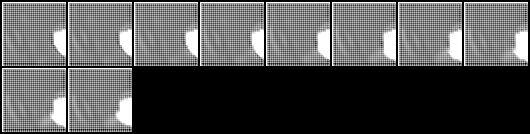
#> input picture wandb/run-20211213_181226-10tu1w7s/files/media/images/model_1109_ecb05597a1563173ffee.png, 530 x 134 px
$ python -i ImageTransformations.py   (imports and definitions only)
#> lines starting #> are read from the running program, lines starting #| are printed output that depends on the picture; after the words box and inside, x2 and y2 are one past the last pixel; in counts of white or black regions, pixels touching at a corner belong together
import cv2
from scipy import ndimage
import random
import numpy as np


# [33 lines left out: function basic_operation, not called in this run]


def resize(img, des_size: tuple = (30, 60)):
    return cv2.resize(img, des_size)


def rotate(img: np.ndarray, angle: float):
    return ndimage.rotate(img, angle)


def gaussian_noise(img: np.ndarray, mean: float = 0.2, stddev: float = 0.3):
    noise = stddev * np.random.randn(*img.shape) + mean
    return img + noise


def scale(img, fx, fy):
    return resize(cv2.resize(img, img.shape, fx=fx, fy=fy, interpolation=cv2.INTER_CUBIC))


# [31 lines left out: function prime_otsu, not called in this run]

def mnorm(img, mean, std):
    return (img - mean)/std

def otsu(img):
    thresh = prime_otsu(img)
    return img > thresh


def down_sample_up_sample(img):
    img = resize(img, (20, 20))
    return resize(img)


def morph_operation(img: np.ndarray) -> np.ndarray:
    """
    Apply morphological operations randomly to the input image. 50% for each individual operation:
    rotation, dilation or erosion and gaussian noise filter.

    :param img: Input image
    :return: Rotated, dilated/eroded & gaussian noise input image
    """

    img = resize(img)

    # Rotation & resizing (lambda < 0.5)
    rotation_probability = random.random()
    max_rotation, min_rotation = 15, 0
    rotation_angle = random.random() * (max_rotation - min_rotation) + min_rotation
    if rotation_probability <= 0.15:
        img = rotate(img, int(rotation_angle))
        down_up_prob = random.random()
        if down_up_prob < 0.5:
            img = down_sample_up_sample(img)

    # Dilation / Erosion (lambda < 0.5)
    max_kernel , min_kernel = 2, 1
    kernel_size_X = int(random.random() * (max_kernel-min_kernel)) + min_kernel
    kernel_size_Y = int(random.random() * (max_kernel-min_kernel)) + min_kernel
    kernel = (kernel_size_X, kernel_size_Y)

    dilate_erode_probability = random.random()

    if dilate_erode_probability < 0.5:
        operation = "dilate" if dilate_erode_probability < 0.25 else "erode"
        img = basic_operation(img, operation, kernel)

    # Gaussian Noise filter (lambda > 0.5)
    max_mean, min_mean = 0.05, 0
    max_stddev, min_stddev = 0.1, 0.01
    mean = random.random() * (max_mean - min_mean) + min_mean
    stddev = random.random() * (max_stddev - min_stddev) + min_stddev

    if random.random() > 0.5:
        img = gaussian_noise(img, mean=mean, stddev=stddev)

    _, final_image = cv2.threshold(img.astype(np.uint8), 0, 255, cv2.THRESH_BINARY+cv2.THRESH_OTSU)
    return final_image

>>> import cv2
>>> picture = cv2.imread('../../wandb/run-20211213_181226-10tu1w7s/files/media/images/model_1109_ecb05597a1563173ffee.png', cv2.IMREAD_GRAYSCALE)
#> picture is the input picture: shape (134, 530); min 0, max 255, mean 84.2
>>> result = morph_operation(picture)
#> in resize, `return cv2.resize(img, des_size)`:
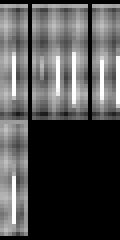
#> returned value: shape (60, 30) (shown 4 times larger); min 0, max 255, mean 78.6
#> in morph_operation, `_, final_image = cv2.threshold(img.astype(np.uint8), 0, 255, cv2.THRES..`:
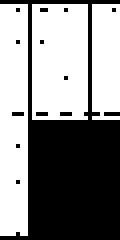
#> final_image: shape (60, 30) (shown 4 times larger); 54.9% white; 14 black regions (13 under 20 px), largest, box (x1, y1, x2, y2) and area: (0, 0, 30, 60) 789

$ run again, on wandb/run-20211213_181226-10tu1w7s/files/media/images/model_110_c5fc8f29f6b1809b452e.png
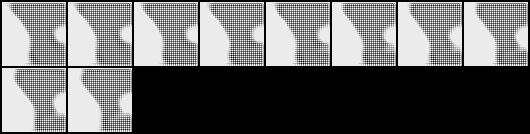
#> input picture wandb/run-20211213_181226-10tu1w7s/files/media/images/model_110_c5fc8f29f6b1809b452e.png, 530 x 134 px
#> picture is the input picture: shape (134, 530); min 0, max 255, mean 106.1
#> in resize, `return cv2.resize(img, des_size)`:
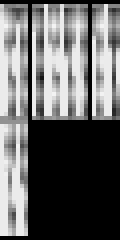
#> returned value: shape (60, 30) (shown 4 times larger); min 0, max 243, mean 101.1
#> in morph_operation, `_, final_image = cv2.threshold(img.astype(np.uint8), 0, 255, cv2.THRES..`:
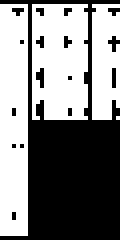
#> final_image: shape (60, 30) (shown 4 times larger); 52.3% white; 17 black regions (16 under 20 px), largest, box (x1, y1, x2, y2) and area: (0, 0, 30, 60) 808

$ run again, on wandb/run-20211213_181226-10tu1w7s/files/media/images/model_332_e504f668ec8d209f53a2.png
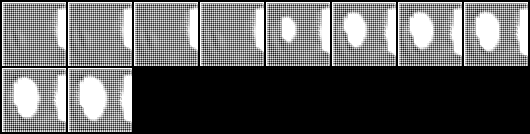
#> input picture wandb/run-20211213_181226-10tu1w7s/files/media/images/model_332_e504f668ec8d209f53a2.png, 530 x 134 px
#> picture is the input picture: shape (134, 530); min 0, max 255, mean 97.1
#> in resize, `return cv2.resize(img, des_size)`:
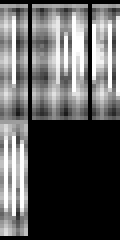
#> returned value: shape (60, 30) (shown 4 times larger); min 0, max 255, mean 91.3
#> in morph_operation, `_, final_image = cv2.threshold(img.astype(np.uint8), 0, 255, cv2.THRES..`:
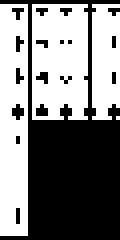
#> final_image: shape (60, 30) (shown 4 times larger); 51.3% white; 18 black regions (17 under 20 px), largest, box (x1, y1, x2, y2) and area: (0, 0, 30, 60) 808
